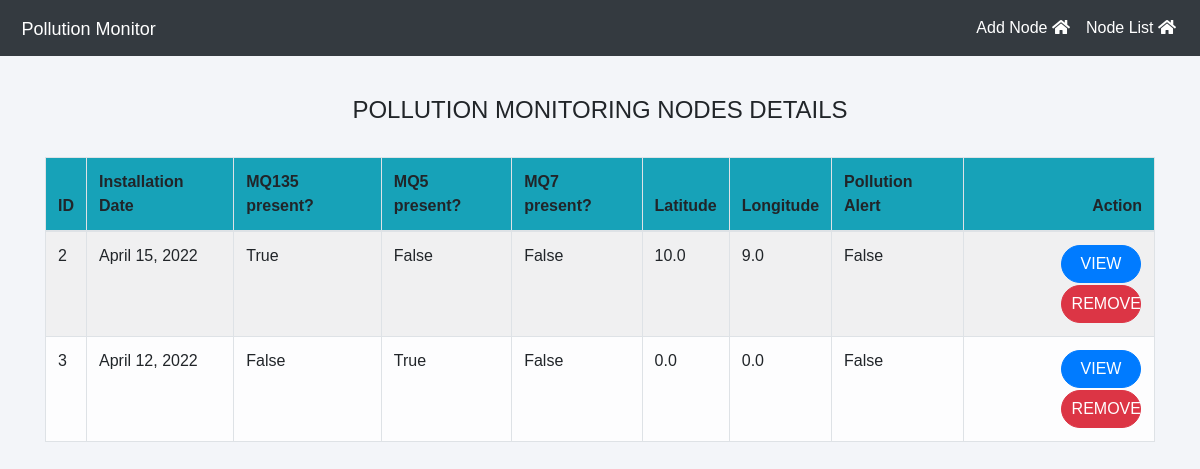
/Pollution/nodes/, run on the app's committed database.
### myapp/models.py (models this page shows, shortened)
class Node(models.Model):
    node_Id = models.AutoField(primary_key=True)
    installedDate = models.DateField(default=date.today())
    isMQ135 = models.BooleanField(default=False)
    isMQ5 = models.BooleanField(default=False)
    isMQ7 = models.BooleanField(default=False)
    mq135 = models.FloatField(blank=True, default=0)
    mq5 = models.FloatField(blank=True, default=0)
    mq7 = models.FloatField(blank=True, default=0)
    latitude = models.FloatField(blank=True, default=0)
    longitude = models.FloatField(blank=True, default=0)
    alert=models.BooleanField(default=False)

### myapp/views.py (the view)
# urls.py: path('nodes/', views.showNodes, name='showNodes'),
def showNodes(request):
    if request.method == 'POST':
        return render(request, 'main.html',)
    else:
        nodes = Node.objects.all()
        return render(request, 'nodeList.html', {'nodes': nodes})

### templates/nodeList.html (shortened to what this page needs)
{% extends "sitebase.html" %}
{% load static %}
{% block content %}
<br><br>
<div class="container">
    <H4 class="text-center">POLLUTION MONITORING NODES DETAILS</H4><br>
    <table class="table table-light table-hover table-bordered table-striped">
        <thead class="bg-info">
            <tr>
                <th scope="col">ID</th>
                <th scope="col">Installation Date</th>
                <th scope="col">MQ135 present?</th>
                <th scope="col">MQ5 present?</th>
                <th scope="col">MQ7 present?</th>
                <th scope="col">Latitude</th>
                <th scope="col">Longitude</th>
                <th scope="col">Pollution Alert</th>
                <th class="text-right">Action</th>
            </tr>
        </thead>
        <tbody>
            {% for t in nodes %}
            <tr>
                <td> {{t.node_Id}}</td>
                <td> {{t.installedDate}}</td>
                <td>{{t.isMQ135}}</td>
                <td>{{t.isMQ5}}</td>
                <td>{{t.isMQ7}}</td>
                <td>{{t.latitude}}</td>
                <td>{{t.longitude}}</td>
                <td>{{t.alert}}</td>
                <td class="text-right">
                    <button class="btn btn-primary badge-pill" style="width: 80px;margin: 1px;"><a  style="text-decoration: none;color: white;" href="{% url 'displayNode' t.node_Id  %}">VIEW</a> </button>
                    <button class="btn btn-danger badge-pill" style="width: 80px;margin: 1px;"><a  style="text-decoration: none;color: white;" href="{% url 'removeNode' t.node_Id  %}">REMOVE</a> </button>
                </td>
            </tr>
            {% endfor %}
        </tbody>
    </table>
</div>
{% endblock %}

### templates/sitebase.html (style rules this page uses)
* { margin: 0; padding: 0; box-sizing: border-box; list-style: none; text-decoration: none; font-family: 'Josefin Sans', sans-serif; }
body { font-family: Poppins-Regular, sans-serif; background-image: url(../../static/images/img5.png); background-color: #f3f5f9; background-size:cover; position: relative; }

### data on the page
Node: node_Id "2", installedDate "April 15, 2022", isMQ135 "True", isMQ5 "False", isMQ7 "False", latitude "10.0", longitude "9.0", alert "False"
Node: node_Id "3", installedDate "April 12, 2022", isMQ135 "False", isMQ5 "True", isMQ7 "False", latitude "0.0", longitude "0.0", alert "False"
